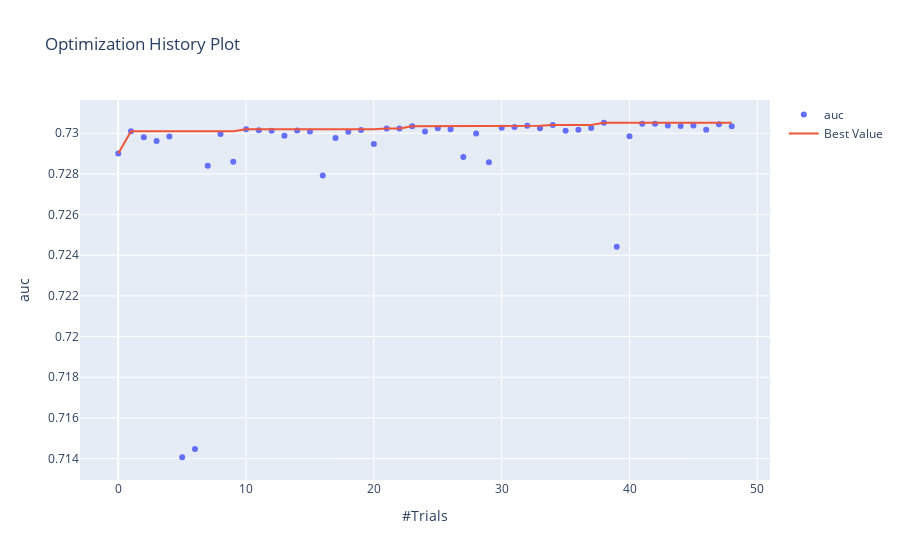

Notebook source saved alongside this figure:
### Code cell
from optuna.visualization import plot_optimization_history
plot_optimization_history(hptune, target_name="auc")  # plotly - jupyterext
